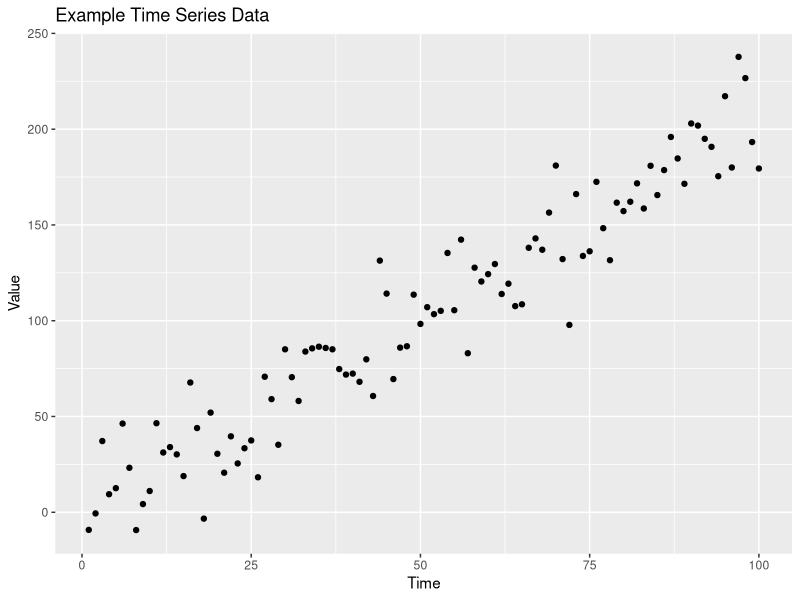
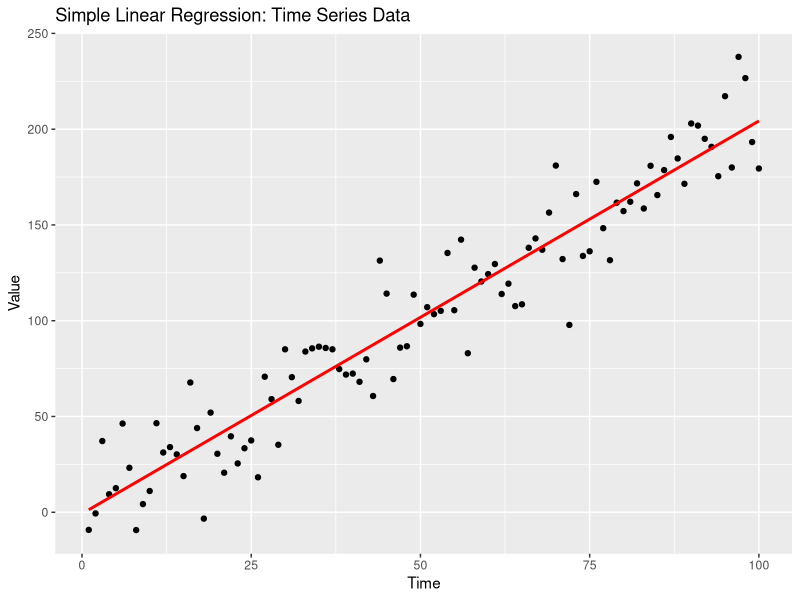

The R script that drew these images, in order:
## ---- chunk 1
library(ggplot2)
## ---- chunk 2
set.seed(123)

time<-1:100
value<-2*time+ rnorm(100, mean=0,sd=20)

df<-data.frame(time,value)
df
## ---- chunk 3
# Create a scatterplot to visualize the time series data
ggplot(df, aes(x = time, y = value)) +
  geom_point() +
  labs(title = "Example Time Series Data",
       x = "Time",
       y = "Value")
## ---- chunk 4
model<-lm(value ~ time,data=df)
summary(model)
## ---- chunk 5
# Add the regression line to the scatterplot
ggplot(df, aes(x = time, y = value)) +
  geom_point() +
  geom_smooth(method = "lm", se = FALSE, color = "red") + # Add the regression line
  labs(title = "Simple Linear Regression: Time Series Data",
       x = "Time",
       y = "Value")
## ---- chunk 6
# Create a new data frame with time values for predictions
new_df <- data.frame(time = c(105, 110, 115))

# Make predictions for the new time values
predict(model, newdata = new_df) 
